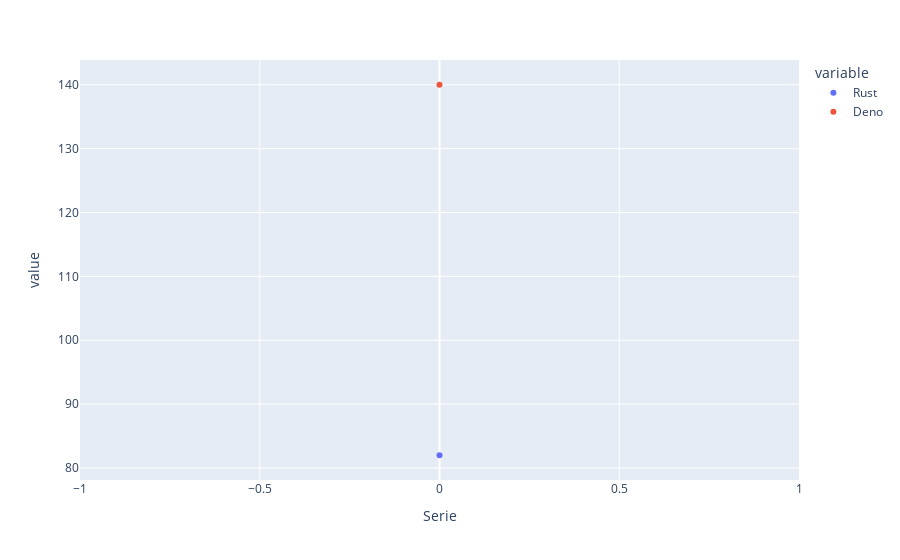

The notebook cell saved with this chart:
### Code cell
# Create trendlines
import plotly.express as px

fig_rs = px.scatter(hash_source_data, x="Serie", y=["Rust", "Deno"], trendline="ols")
fig_rs.show()

### Figure 1 — Plotly figure (JSON) as saved in the notebook; plotly's stock layout.template omitted (floating-point values rounded to 4 significant figures)
{"data": [{"hovertemplate": "variable=Rust<br>Serie=%{x}<br>value=%{y}<extra></extra>", "legendgroup": "Rust", "marker": {"color": "#636efa", "symbol": "circle"}, "mode": "markers", "name": "Rust", "orientation": "v", "showlegend": true, "type": "scatter", "x": [0], "xaxis": "x", "y": [82], "yaxis": "y"}, {"hovertemplate": "variable=Rust<extra></extra>", "legendgroup": "Rust", "marker": {"color": "#636efa", "symbol": "circle"}, "mode": "lines", "name": "Rust", "showlegend": false, "type": "scatter", "xaxis": "x", "yaxis": "y"}, {"hovertemplate": "variable=Deno<br>Serie=%{x}<br>value=%{y}<extra></extra>", "legendgroup": "Deno", "marker": {"color": "#EF553B", "symbol": "circle"}, "mode": "markers", "name": "Deno", "orientation": "v", "showlegend": true, "type": "scatter", "x": [0], "xaxis": "x", "y": [140], "yaxis": "y"}, {"hovertemplate": "variable=Deno<extra></extra>", "legendgroup": "Deno", "marker": {"color": "#EF553B", "symbol": "circle"}, "mode": "lines", "name": "Deno", "showlegend": false, "type": "scatter", "xaxis": "x", "yaxis": "y"}], "layout": {"legend": {"title": {"text": "variable"}, "tracegroupgap": 0}, "margin": {"t": 60}, "xaxis": {"anchor": "y", "domain": [0, 1], "title": {"text": "Serie"}}, "yaxis": {"anchor": "x", "domain": [0, 1], "title": {"text": "value"}}}}
